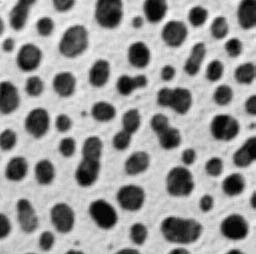
%> input picture DIP_HW5/src/blobz1.png, 256 x 254 px
$ octave hw5_2.m   (GNU Octave 9; MATLAB toolbox functions it lacks are replaced by stand-ins)
%> lines starting %> are read from the running program, lines starting %| are printed output that depends on the picture; in (x1, y1, x2, y2) boxes, pixels count from 0 and x2, y2 are one past the last pixel; in counts of white or black regions, pixels touching at a corner belong together; the program's own positions count from 1
### DIP_HW5/func/segmentation.m
function[g] = segmentation(originImg)
    f = originImg;
    %全局阈值分割
    count = 0;
    T = mean2(f);
    done = false;
    while ~done
        count = count + 1;
        g = f > T;
        Tnext = 0.5 * (mean(f(g)) + mean(f(~g)));
        done = abs(T - Tnext)<0.5;
        T = Tnext;
    end
    g = imbinarize(f, T/255);
    figure; subplot(2, 2, 1); imshow(f);title('原图像');
    subplot(2, 2, 2); imhist(f); title('f直方图');
    subplot(2, 2, 3); imshow(g); title('阈值后图像');
end

### DIP_HW5/hw5_2.m
addpath('func');
%读入图像
res1 = segmentation(imread('./src/blobz1.png'));
%> in segmentation, f is the input picture: size 254x256 uint8; min 1, max 254, mean 151.8
%> in segmentation, `T = mean2(f);`: T = 151.8
%> the loop in segmentation, `while ~done` made 4 passes
%> (Tnext, done, T) on passes 1 to 4: (136, false, 136), (131.9, false, 131.9), (130.7, false, 130.7), (130.5, true, 130.5)
%> pass 1, in segmentation, `g = f > T;`:
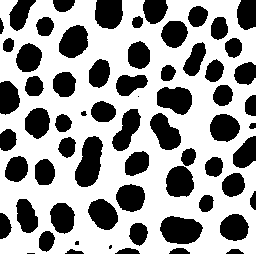
%> g: size 254x256 logical; 62% white; 66 black regions (4 under 20 px), largest, box (x1, y1, x2, y2) and area: (75, 136, 103, 187) 975, (160, 216, 203, 244) 923, (157, 87, 192, 115) 748
%> after the loop in segmentation, `while ~done`: count = 4
%> in segmentation, `g = imbinarize(f, T/255);`: g: size 254x256 logical; 65.7% white; 64 black regions (3 under 20 px), largest, box (x1, y1, x2, y2) and area: (75, 137, 102, 187) 907, (161, 217, 202, 244) 859, (157, 87, 191, 114) 680
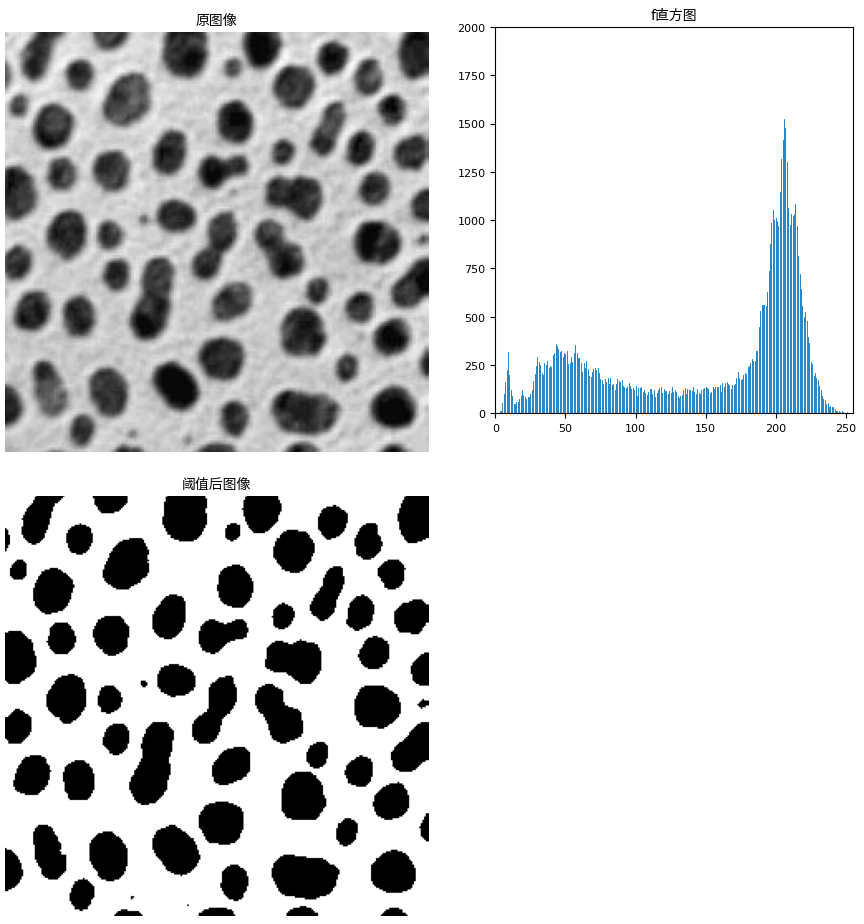
%> figure redrawn from the program's plot data, 3 panels
imwrite(res1, './res/res1.jpg');
res2 = segmentation(imread('./src/blobz2.png'));
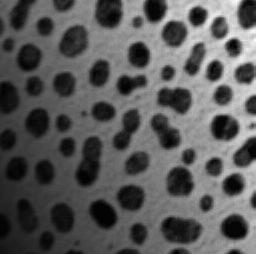
%> input picture DIP_HW5/src/blobz2.png, 256 x 254 px
%> in segmentation, f is the input picture: size 254x256 uint8; min 2, max 255, mean 89.7
%> in segmentation (call 2), `T = mean2(f);`: T = 89.66
%> the loop in segmentation (call 2), `while ~done` made 3 passes
%> (Tnext, done, T) on passes 1 to 3: (91.8, false, 91.8), (92.77, false, 92.77), (93.24, true, 93.24)
%> pass 1, in segmentation (call 2), `g = f > T;`:
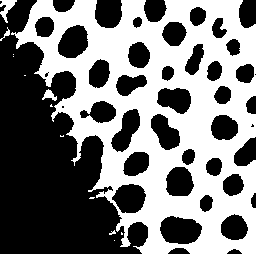
%> g: size 254x256 logical; 47.7% white; 13 white regions (9 under 20 px), largest, box (x1, y1, x2, y2) and area: (11, 0, 256, 254) 30673, (0, 0, 17, 23) 170, (42, 89, 57, 101) 89, (0, 27, 10, 41) 38
%> pass 3, in segmentation (call 2), `g = f > T;`:
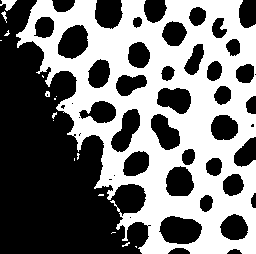
%> g: size 254x256 logical; 46.2% white; 17 white regions (13 under 20 px), largest, box (x1, y1, x2, y2) and area: (16, 0, 256, 254) 29771, (0, 0, 17, 11) 101, (1, 11, 7, 23) 29, (45, 91, 50, 97) 24
%> after the loop in segmentation (call 2), `while ~done`: count = 3
%> in segmentation (call 2), `g = imbinarize(f, T/255);`:
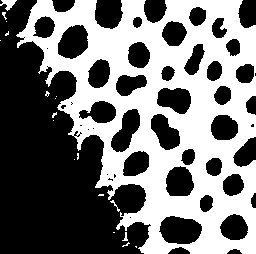
%> g: size 254x256 logical; 45.6% white; 19 white regions (15 under 20 px), largest, box (x1, y1, x2, y2) and area: (16, 0, 256, 254) 29423, (0, 0, 17, 11) 95, (110, 200, 120, 212) 26, (122, 232, 128, 241) 25
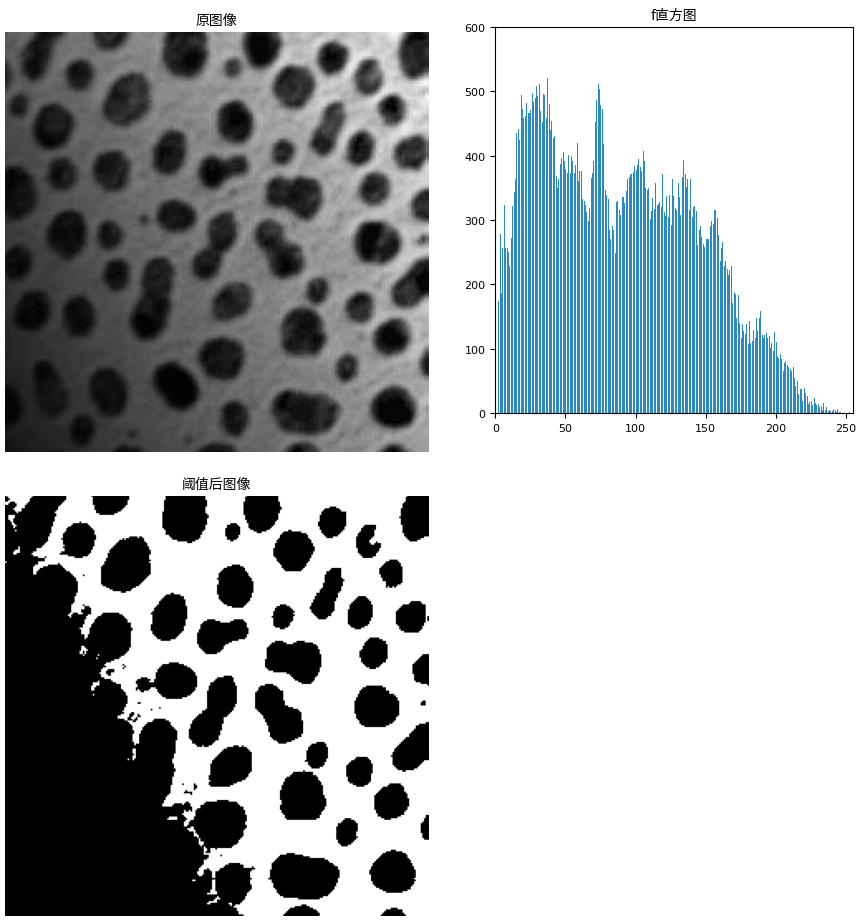
%> figure redrawn from the program's plot data, 3 panels
imwrite(res2, './res/res2.jpg');
